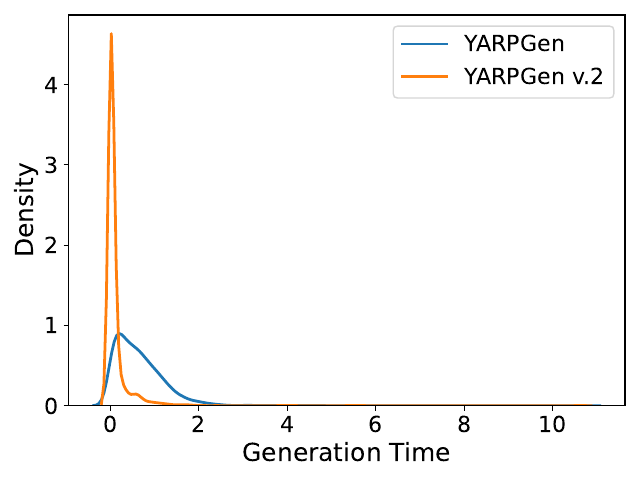

The script that saved this image:
import pandas as pd
import os
import seaborn as sns
import matplotlib.pyplot as plt

path = os.path.dirname(os.path.abspath(__file__))
fuzzers = [
    "Yarpgen_v1",
    "Yarpgen_v2",
]
labels = ["YARPGen", "YARPGen v.2"]

files = [os.path.join(path,"gen_time", fz + "_succ.txt") for fz in fuzzers]

for i in range(len(files)):
    file = files[i]
    fz = fuzzers[i]
    data_list = []
    with open(file, "r") as f:
        for line in f:
            parts = line.strip().split(" | ")
            data_list.append(float(parts[1]))
    df = pd.DataFrame({"Generation Time": data_list})
    sns.kdeplot(data=df, x="Generation Time", label=labels[i], linewidth=2, shade=False)

plt.xlabel("Generation Time", fontsize=18)
plt.ylabel("Density", fontsize=18)
plt.tick_params(axis='both', labelsize=16)
plt.legend(fontsize=16)
plt.tight_layout()
plt.savefig(os.path.join(path,"Fig12c.pdf"), format="pdf")

